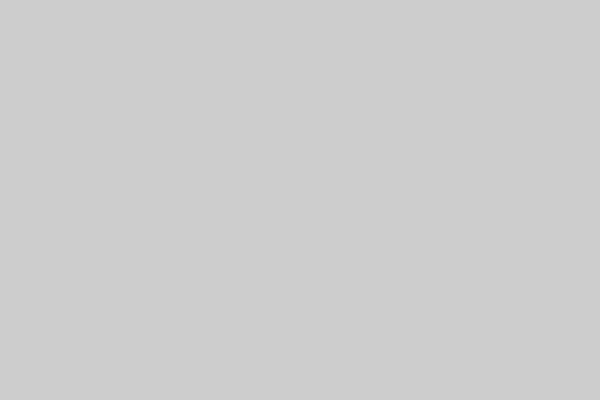
Frame 1 (no input)
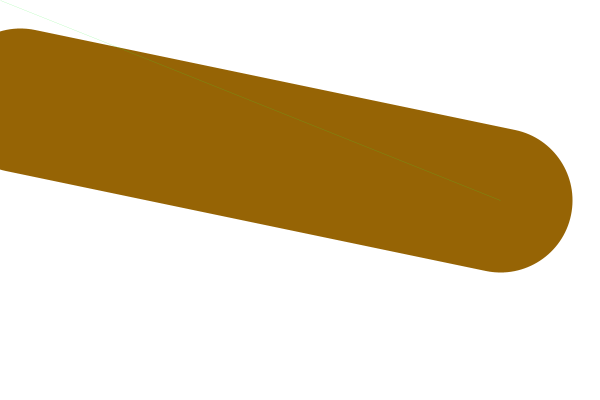
Frame 60 (the mouse pressed at the canvas centre just before this capture)
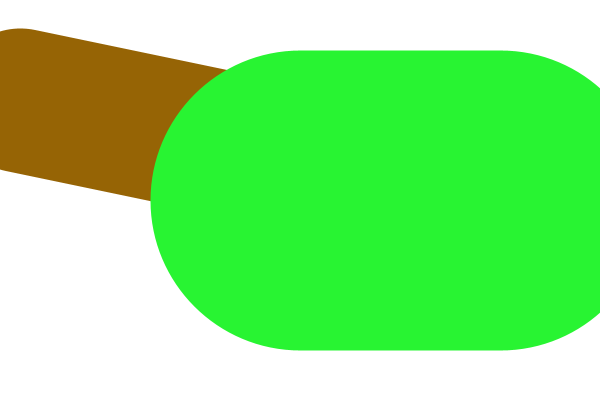
Frame 120 (the mouse held since frame 60 and released just before this capture)

The Processing sketch that drew these frames (run headless with seeded random() and noise(); from frame 60 on, the mouse is pressed at the canvas centre):

// Processing sketch: sketch1
// ── sketch1.pde


void setup()
{
  size(600,400);
  frameRate(30);  
}

void draw()
{
  int meuFrame= frameCount%5;
  println(meuFrame);
  
  if(meuFrame>3)
  {
  background(255);
  stroke(150,100,5);
  strokeWeight(144);
  line(20,100,500,200);
  stroke(40,244,50);
  strokeWeight(mouseX);
  line(mouseX,mouseY,500,200);
  }

}
